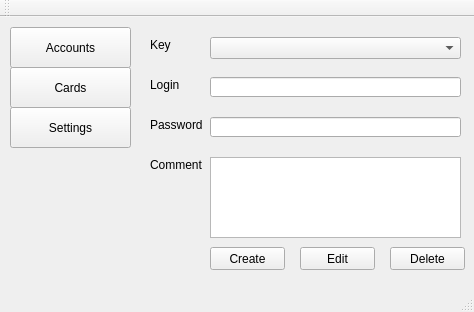
<?xml version="1.0" encoding="UTF-8"?>
<ui version="4.0">
 <class>MainWindow</class>
 <widget class="QMainWindow" name="MainWindow">
  <property name="geometry">
   <rect>
    <x>0</x>
    <y>0</y>
    <width>474</width>
    <height>312</height>
   </rect>
  </property>
  <property name="windowTitle">
   <string>MainWindow</string>
  </property>
  <widget class="QWidget" name="centralWidget">
   <widget class="QPushButton" name="toggleAccounts">
    <property name="geometry">
     <rect>
      <x>10</x>
      <y>10</y>
      <width>121</width>
      <height>41</height>
     </rect>
    </property>
    <property name="text">
     <string>Accounts</string>
    </property>
   </widget>
   <widget class="QPushButton" name="toggleCards">
    <property name="geometry">
     <rect>
      <x>10</x>
      <y>50</y>
      <width>121</width>
      <height>41</height>
     </rect>
    </property>
    <property name="text">
     <string>Cards</string>
    </property>
   </widget>
   <widget class="QPushButton" name="toggleSettings">
    <property name="geometry">
     <rect>
      <x>10</x>
      <y>90</y>
      <width>121</width>
      <height>41</height>
     </rect>
    </property>
    <property name="text">
     <string>Settings</string>
    </property>
   </widget>
   <widget class="QComboBox" name="selectAccount">
    <property name="geometry">
     <rect>
      <x>210</x>
      <y>20</y>
      <width>251</width>
      <height>22</height>
     </rect>
    </property>
   </widget>
   <widget class="QLabel" name="label">
    <property name="geometry">
     <rect>
      <x>150</x>
      <y>20</y>
      <width>21</width>
      <height>16</height>
     </rect>
    </property>
    <property name="text">
     <string>Key</string>
    </property>
   </widget>
   <widget class="QLabel" name="label_2">
    <property name="geometry">
     <rect>
      <x>150</x>
      <y>60</y>
      <width>61</width>
      <height>16</height>
     </rect>
    </property>
    <property name="text">
     <string>Login</string>
    </property>
   </widget>
   <widget class="QLineEdit" name="textLogin">
    <property name="geometry">
     <rect>
      <x>210</x>
      <y>60</y>
      <width>251</width>
      <height>20</height>
     </rect>
    </property>
    <property name="echoMode">
     <enum>QLineEdit::Normal</enum>
    </property>
   </widget>
   <widget class="QLabel" name="label_3">
    <property name="geometry">
     <rect>
      <x>150</x>
      <y>100</y>
      <width>61</width>
      <height>16</height>
     </rect>
    </property>
    <property name="text">
     <string>Password</string>
    </property>
   </widget>
   <widget class="QLineEdit" name="textPassword">
    <property name="geometry">
     <rect>
      <x>210</x>
      <y>100</y>
      <width>251</width>
      <height>20</height>
     </rect>
    </property>
   </widget>
   <widget class="QLabel" name="label_4">
    <property name="geometry">
     <rect>
      <x>150</x>
      <y>140</y>
      <width>61</width>
      <height>16</height>
     </rect>
    </property>
    <property name="text">
     <string>Comment</string>
    </property>
   </widget>
   <widget class="QTextEdit" name="textComment">
    <property name="geometry">
     <rect>
      <x>210</x>
      <y>140</y>
      <width>251</width>
      <height>81</height>
     </rect>
    </property>
   </widget>
   <widget class="QPushButton" name="accountCreate">
    <property name="geometry">
     <rect>
      <x>210</x>
      <y>230</y>
      <width>75</width>
      <height>23</height>
     </rect>
    </property>
    <property name="text">
     <string>Create</string>
    </property>
   </widget>
   <widget class="QPushButton" name="accountEdit">
    <property name="geometry">
     <rect>
      <x>300</x>
      <y>230</y>
      <width>75</width>
      <height>23</height>
     </rect>
    </property>
    <property name="text">
     <string>Edit</string>
    </property>
   </widget>
   <widget class="QPushButton" name="accountDelete">
    <property name="geometry">
     <rect>
      <x>390</x>
      <y>230</y>
      <width>75</width>
      <height>23</height>
     </rect>
    </property>
    <property name="text">
     <string>Delete</string>
    </property>
   </widget>
  </widget>
  <widget class="QMenuBar" name="menuBar">
   <property name="geometry">
    <rect>
     <x>0</x>
     <y>0</y>
     <width>474</width>
     <height>21</height>
    </rect>
   </property>
  </widget>
  <widget class="QToolBar" name="mainToolBar">
   <attribute name="toolBarArea">
    <enum>TopToolBarArea</enum>
   </attribute>
   <attribute name="toolBarBreak">
    <bool>false</bool>
   </attribute>
  </widget>
  <widget class="QStatusBar" name="statusBar"/>
 </widget>
 <layoutdefault spacing="6" margin="11"/>
 <resources/>
 <connections/>
</ui>
